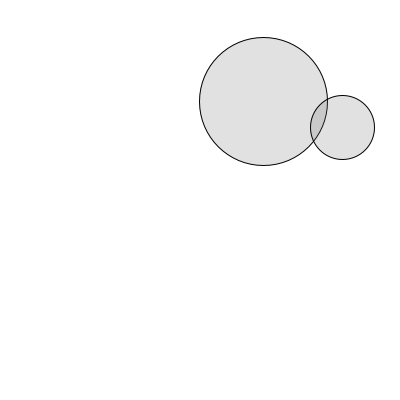
Frame 1 (no input)
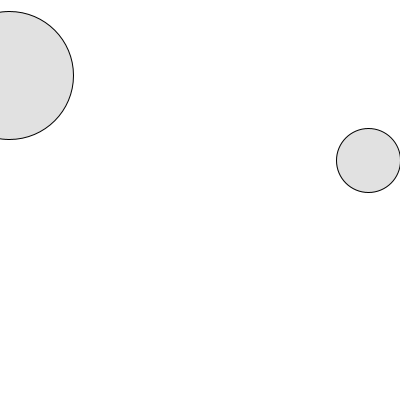
Frame 60 (the mouse pressed at the canvas centre just before this capture)
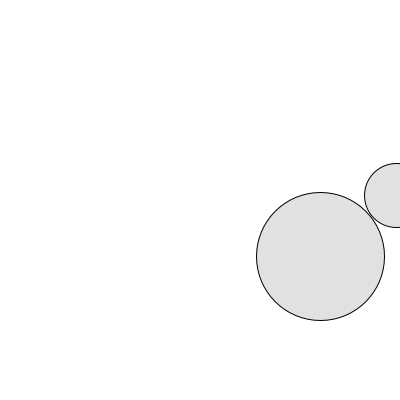
Frame 120 (the mouse held since frame 60 and released just before this capture)

The Processing sketch that drew these frames (run headless with seeded random() and noise(); from frame 60 on, the mouse is pressed at the canvas centre):

// Processing sketch: Bouncing_Balls2
// ── Bouncing_Balls2.pde
Ball ball1;
Ball ball2;

void setup() {
  size(400,400);
  smooth();
  
  // Initialize balls
  ball1 = new Ball(64);
  ball2 = new Ball(32);
}

void draw() {
  background(255);
  // Move and display balls
  ball1.move();
  ball2.move();
  
  if (ball1.intersect(ball2)) { // New! An object can have a function that takes another object as an argument. This is one way to have objects communicate. In this case they are checking to see if they intersect.
    ball1.highlight();
    ball2.highlight();
  }
  
  ball1.display();
  ball2.display();
}

class Ball {
  
  float r; // radius
  float x,y;
  float xspeed,yspeed;
  color c = color(100,50);
  
  // Constructor
  Ball(float tempR) {
    r = tempR;
    x = random(width);
    y = random(height);
    xspeed = random( -5,5);
    yspeed = random( -5,5);
  }
  
  void move() {
    x += xspeed; // Increment x
    y += yspeed; // Increment y
    
    // Check horizontal edges
    if (x > width || x < 0) {
      xspeed *= - 1;
    }
    
    // Check vertical edges
    if (y > height || y < 0) {
      yspeed *= - 1;
    }
  }
  
  // Whenever the balls are touching, this highlight() function is called 
  // and the color is darkened.
  void highlight() { 
    xspeed *= -1.02;
    yspeed *= 1.02;
  }
  
  // Draw the ball
  void display() {
    stroke(0);
    fill(c);
    ellipse(x,y,r*2,r*2);
     // After the ball is displayed, the color is reset back to a darker gray.
    c = color(100,50);
  }
  
  // A function that returns true or false based on whether two circles intersect
  // If distance is less than the sum of radii the circles touch
  boolean intersect(Ball b) {
    
    // Objects can be passed into functions as arguments too! 
    float distance = dist(x,y,b.x,b.y); // Calculate distance
    
    // Compare distance to sum of radii
    if (distance < r + b.r) {
      return true;
    } else {
      return false;
    }
  }
}
